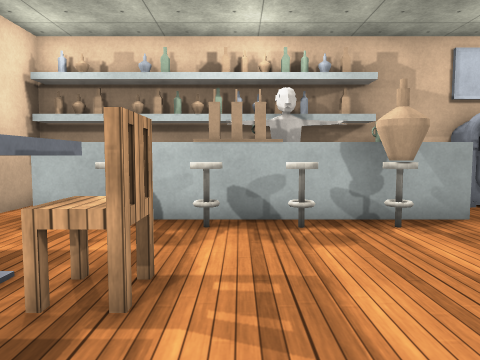
view 1 (above)

16 first-person views from a walk through a scene from a Unity 3-D project. The camera is 1.3 m above the floor, tilts 4° down and sees 70° across. The floor is counted in squares, 1 m on a side. Each view is taken from the middle of a square. On the plan, view 1 faces up. The plan holds only what a view shows up to about 15 squares ahead; the rest is blank. The player is left out. Some animated figures are left out. Some surface patterns are stand-ins.

view 2
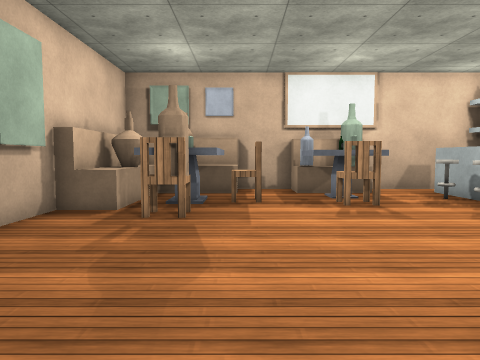

view 3
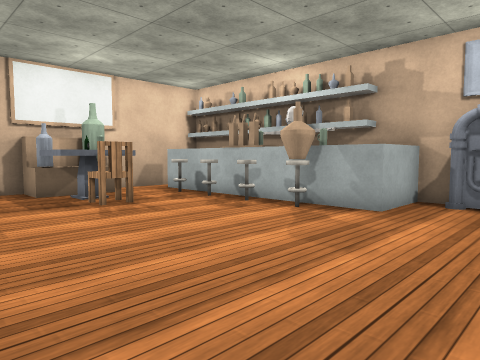

view 4
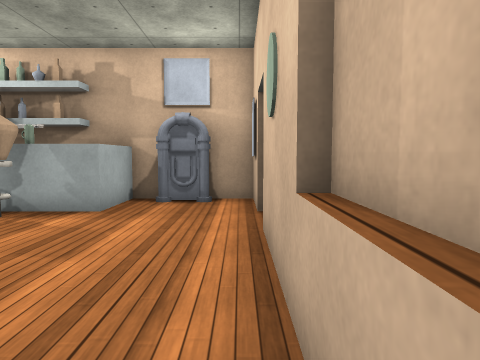

view 5
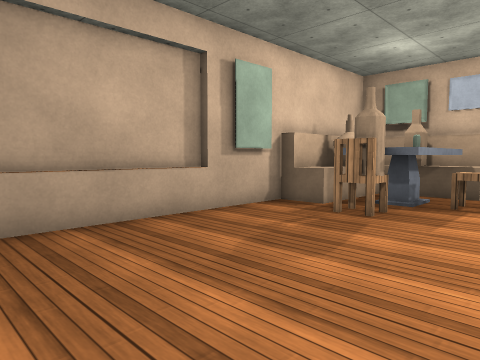

view 6
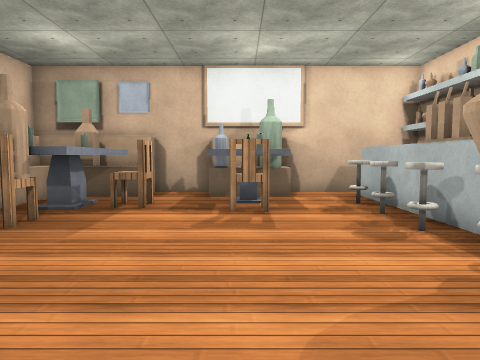

view 7
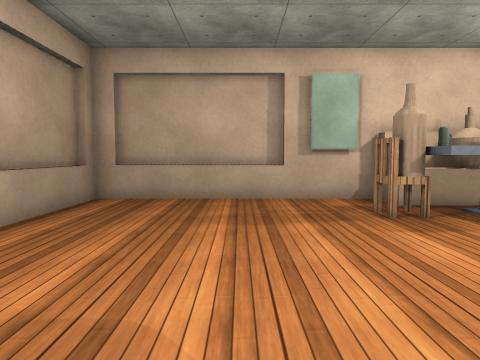

view 8
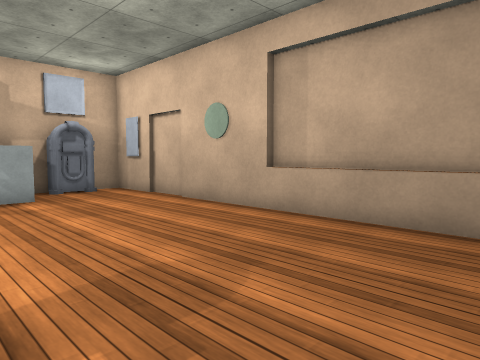

view 9
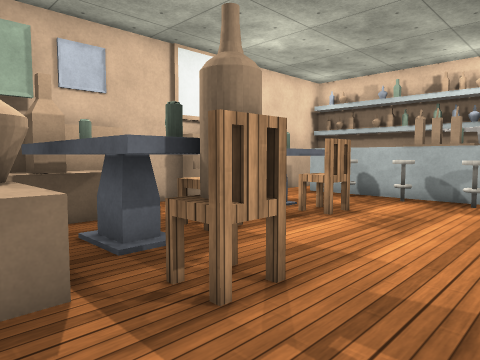

view 10
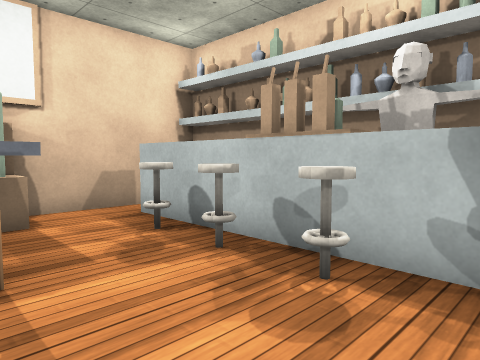

view 11
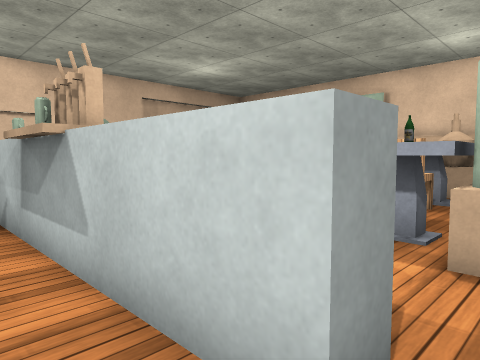

view 12
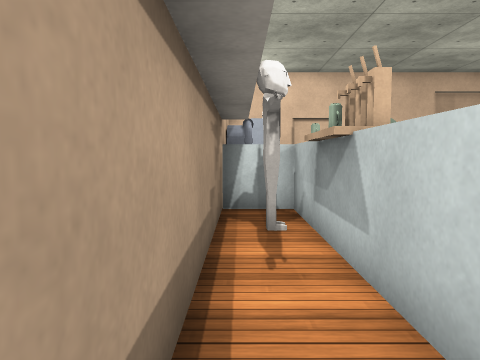

view 13
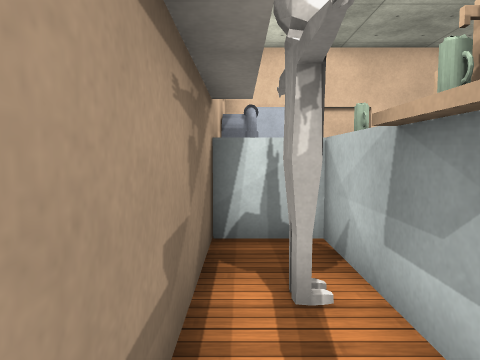

view 14
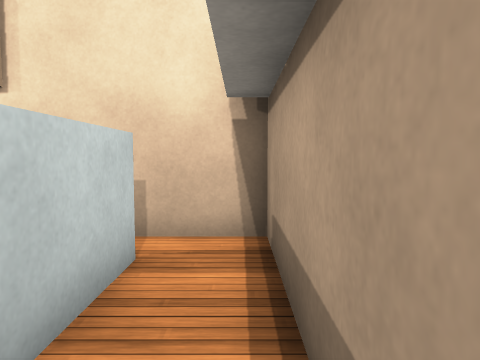

view 15
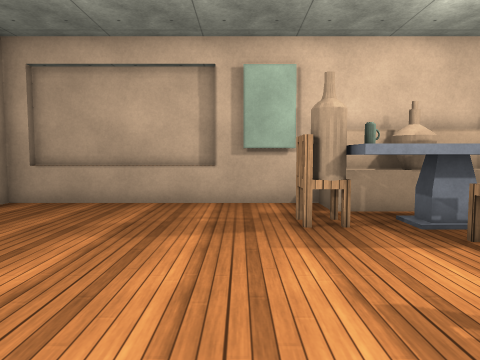

view 16
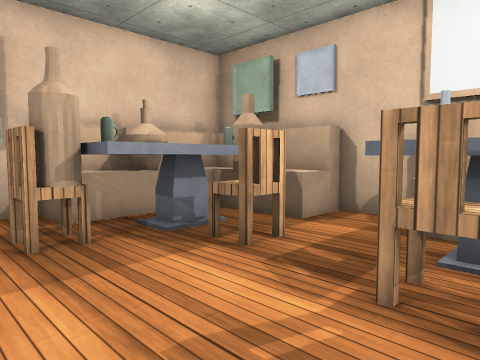

### Floor plan
Ten units are one square. View 1 is at (0, 0); x grows to the right and y downward. Boxes are objects, and circles mark ways between rooms. Rooms are numbered by the first view taken in them; rooms with no view inside come last. Other rooms are left out.
<svg viewBox="-60 -100 152 152">
<path fill="none" stroke="#000" d="M26 47 79 47M-2 44 84 44 84 -94 39 -94M-55 -21 -55 1M47 -95 47 -70 -42 -70 -42 -77M87 39 87 -15M-55 -84 -55 -46M14 -77 33 -77 33 -95M-42 -77 -15 -77M39 -94 -55 -94 -55 -84"/>
<rect x="-55" y="-5" width="30" height="50" fill="#bbb"><title>other object</title></rect>
<rect x="-55" y="-55" width="20" height="40" fill="#bbb"><title>other object</title></rect>
<rect x="-45" y="15" width="10" height="10" fill="#bbb"><title>bottle</title></rect>
<rect x="-45" y="5" width="40" height="20" fill="#bbb"><title>other object</title></rect>
<rect x="-45" y="-35" width="10" height="20" fill="#bbb"><title>bottle</title></rect>
<rect x="-45" y="-45" width="10" height="10" fill="#bbb"><title>bottle</title></rect>
<rect x="-35" y="25" width="20" height="20" fill="#bbb"><title>bottle</title></rect>
<rect x="-35" y="15" width="10" height="10" fill="#bbb"><title>mug</title></rect>
<rect x="-35" y="-25" width="20" height="10" fill="#bbb"><title>other object</title></rect>
<rect x="-35" y="-35" width="10" height="10" fill="#bbb"><title>other object</title></rect>
<rect x="-35" y="-45" width="10" height="10" fill="#bbb"><title>other object</title></rect>
<rect x="-25" y="-5" width="10" height="10" fill="#bbb"><title>chair</title></rect>
<rect x="-25" y="-45" width="20" height="20" fill="#bbb"><title>chair</title></rect>
<rect x="-25" y="-65" width="10" height="10" fill="#bbb"><title>other object</title></rect>
<rect x="-15" y="25" width="20" height="20" fill="#bbb"><title>other object</title></rect>
<rect x="-15" y="15" width="10" height="10" fill="#bbb"><title>mug</title></rect>
<rect x="-15" y="-65" width="20" height="10" fill="#bbb"><title>other object</title></rect>
<rect x="-5" y="15" width="20" height="10" fill="#bbb"><title>chair</title></rect>
<rect x="-5" y="5" width="10" height="10" fill="#bbb"><title>bottle</title></rect>
<rect x="-5" y="-85" width="10" height="20" fill="#bbb"><title>mug</title></rect>
<rect x="5" y="-65" width="10" height="10" fill="#bbb"><title>other object</title></rect>
<rect x="25" y="-65" width="10" height="10" fill="#bbb"><title>bottle</title></rect>
<rect x="55" y="-95" width="20" height="10" fill="#bbb"><title>other object</title></rect>
<rect x="-15" y="-85" width="10" height="10" fill="#bbb"><title>other object</title></rect>
<rect x="5" y="-85" width="10" height="10" fill="#bbb"><title>other object</title></rect>
<circle cx="-50" cy="-75" r="3" fill="#2a7"/>
<text x="20" y="-20">1</text>
<text x="-10" y="-90">2</text>
</svg>
Room 1 opens to room 2.

Where each view was taken, in squares from view 1:
view 1: 0 up, 0 right, facing up
view 2: 0 up, 8 right, facing left
view 3: 1 down, 8 right, facing up-left
view 4: 1 down, 8 right, facing up
view 5: 2 up, 8 right, facing down-left
view 6: 3 up, 7 right, facing left
view 7: 6 up, 4 right, facing down
view 8: 4 down, 2 right, facing up-right
view 9: 4 down, 3 right, facing up-left
view 10: 3 up, 3 right, facing up-left
view 11: 9 up, 5 left, facing down-right
view 12: 9 up, 5 left, facing right
view 13: 9 up, 2 left, facing right
view 14: 9 up, 0 right, facing left
view 15: 5 up, 2 right, facing down
view 16: 4 up, 2 right, facing down-left
